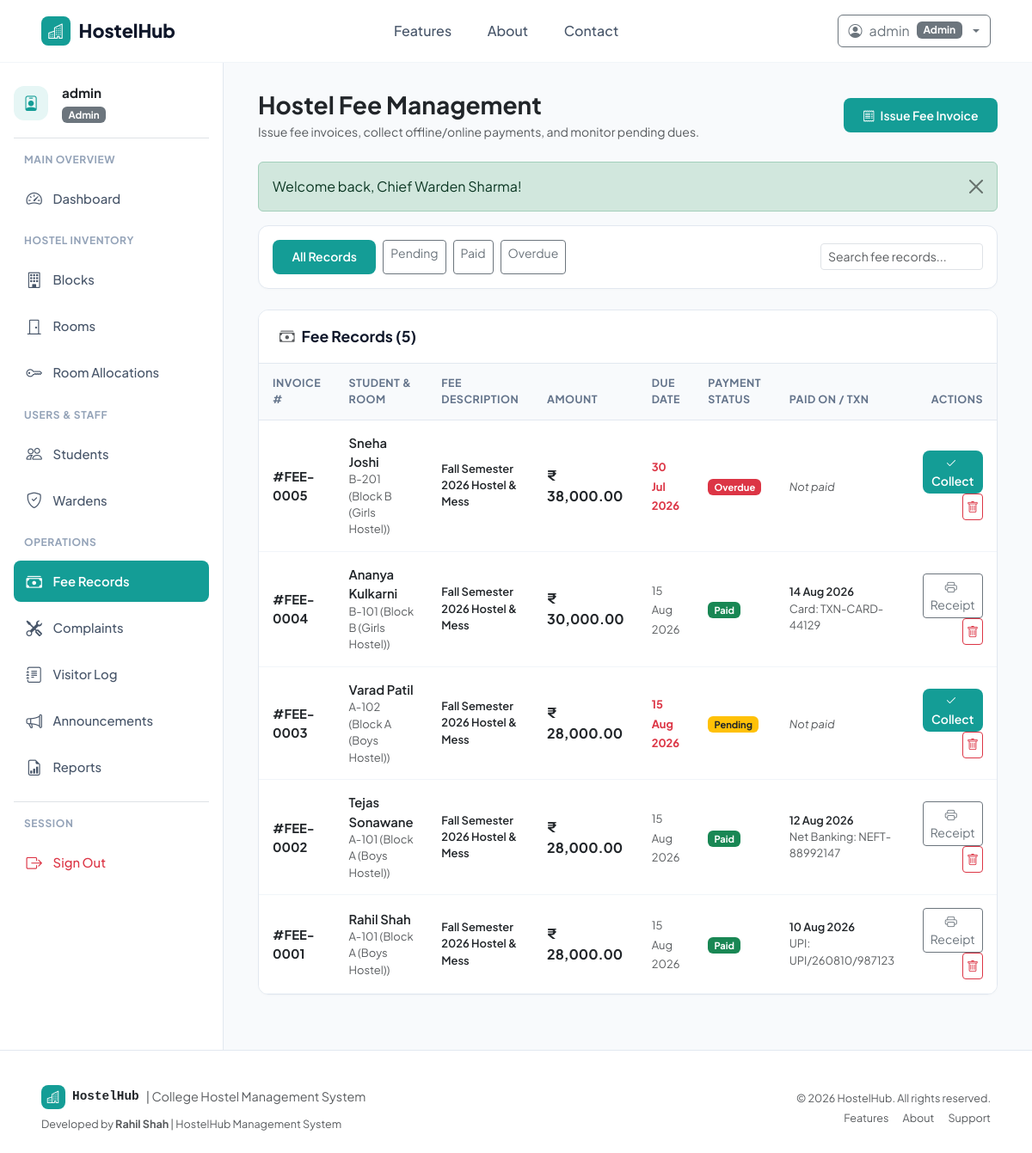
The app's page /admin/fees.php (signed in) with its own data.
### tables this page shows
CREATE TABLE `fees` (
    `FeeID` INT AUTO_INCREMENT PRIMARY KEY,
    `StudentID` INT NOT NULL,
    `Title` VARCHAR(100) NOT NULL DEFAULT 'Hostel & Mess Fee',
    `DueDate` DATE NOT NULL,
    `Amount` DECIMAL(10,2) NOT NULL,
    `PaidDate` DATE NULL,
    `PaymentMethod` ENUM('Cash', 'UPI', 'Net Banking', 'Card') NULL,
    `TransactionRef` VARCHAR(100) NULL,
    `Status` ENUM('Pending', 'Paid', 'Overdue') NOT NULL DEFAULT 'Pending',
    `CreatedAt` TIMESTAMP DEFAULT CURRENT_TIMESTAMP,
    FOREIGN KEY (`StudentID`) REFERENCES `students`(`StudentID`) ON DELETE CASCADE
);

CREATE TABLE `students` (
    `StudentID` INT AUTO_INCREMENT PRIMARY KEY,
    `Name` VARCHAR(100) NOT NULL,
    `Email` VARCHAR(100) NOT NULL UNIQUE,
    `Phone` VARCHAR(20) NOT NULL,
    `Gender` ENUM('Male', 'Female', 'Other') NOT NULL,
    `Course` VARCHAR(100) NOT NULL,
    `Year` INT NOT NULL DEFAULT 1,
    `EmergencyContact` VARCHAR(100) NOT NULL,
    `EmergencyPhone` VARCHAR(20) NOT NULL,
    `Address` TEXT NULL,
    `RoomID` INT NULL,
    `CreatedAt` TIMESTAMP DEFAULT CURRENT_TIMESTAMP,
    FOREIGN KEY (`RoomID`) REFERENCES `rooms`(`RoomID`) ON DELETE SET NULL
);

CREATE TABLE `rooms` (
    `RoomID` INT AUTO_INCREMENT PRIMARY KEY,
    `RoomNumber` VARCHAR(20) NOT NULL,
    `Type` VARCHAR(50) NOT NULL DEFAULT 'Double',
    `Capacity` INT NOT NULL DEFAULT 2,
    `Occupied` INT NOT NULL DEFAULT 0,
    `FeePerSemester` DECIMAL(10,2) NOT NULL DEFAULT 25000.00,
    `Status` ENUM('Available', 'Full', 'Maintenance') NOT NULL DEFAULT 'Available',
    `BlockID` INT NOT NULL,
    `CreatedAt` TIMESTAMP DEFAULT CURRENT_TIMESTAMP,
    FOREIGN KEY (`BlockID`) REFERENCES `blocks`(`BlockID`) ON DELETE CASCADE,
    UNIQUE KEY `unique_block_room` (`BlockID`, `RoomNumber`)
);

CREATE TABLE `blocks` (
    `BlockID` INT AUTO_INCREMENT PRIMARY KEY,
    `BlockName` VARCHAR(50) NOT NULL UNIQUE,
    `Gender` ENUM('Boys', 'Girls', 'Coed') NOT NULL,
    `Description` VARCHAR(255) NULL,
    `CreatedAt` TIMESTAMP DEFAULT CURRENT_TIMESTAMP
);

### admin/fees.php (the view, shortened to what this page needs)
<?php
require_once __DIR__ . '/../config/database.php';
require_once __DIR__ . '/../includes/helpers.php';
$pdo->query("UPDATE fees SET Status = 'Overdue' WHERE Status = 'Pending' AND DueDate < CURDATE()");
$filterStatus = $_GET['status'] ?? '';
$where = "1=1";
$params = [];
$fees = $pdo->prepare("
    SELECT
        f.*,
        s.Name as StudentName, s.Email, s.Phone,
        r.RoomNumber, b.BlockName
    FROM fees f
    JOIN students s ON f.StudentID = s.StudentID
    LEFT JOIN rooms r ON s.RoomID = r.RoomID
    LEFT JOIN blocks b ON r.BlockID = b.BlockID
    WHERE {$where}
    ORDER BY f.FeeID DESC
");
$fees->execute($params);
$feeList = $fees->fetchAll();
require_once __DIR__ . '/../includes/header.php';
?>
<div class="dashboard-container">
    <?php require_once __DIR__ . '/../includes/sidebar.php'; ?>
    <main class="main-content">
        <div class="d-flex flex-wrap justify-content-between align-items-center mb-4 gap-3">
            <div>
                <h3 class="fw-bold text-dark mb-1">Hostel Fee Management</h3>
                <p class="text-muted small mb-0">Issue fee invoices, collect offline/online payments, and monitor pending dues.</p>
            </div>
            <button class="btn btn-teal btn-sm" data-bs-toggle="modal" data-bs-target="#createFeeModal">
                <i class="bi bi-receipt me-1"></i> Issue Fee Invoice
            </button>
        </div>
        <?php display_flash(); ?>
        <div class="content-card mb-4">
            <div class="p-3 d-flex flex-wrap align-items-center justify-content-between gap-3">
                <div class="d-flex gap-2">
                    <a href="fees.php" class="btn btn-sm <?= empty($filterStatus) ? 'btn-teal' : 'btn-outline-secondary' ?>">All Records</a>
                    <a href="fees.php?status=Pending" class="btn btn-sm <?= $filterStatus === 'Pending' ? 'btn-warning text-dark' : 'btn-outline-secondary' ?>">Pending</a>
                    <a href="fees.php?status=Paid" class="btn btn-sm <?= $filterStatus === 'Paid' ? 'btn-success' : 'btn-outline-secondary' ?>">Paid</a>
                    <a href="fees.php?status=Overdue" class="btn btn-sm <?= $filterStatus === 'Overdue' ? 'btn-danger' : 'btn-outline-secondary' ?>">Overdue</a>
                </div>
                <div style="max-width: 250px;">
                    <input type="text" class="form-control form-control-sm" placeholder="Search fee records..." data-table-search="#feesTable">
                </div>
            </div>
        </div>
        <div class="content-card">
            <div class="content-card-header">
                <h6 class="content-card-title"><i class="bi bi-cash-stack me-2 text-muted"></i>Fee Records (<?= count($feeList) ?>)</h6>
            </div>
            <div class="table-responsive">
                <table class="table table-custom align-middle" id="feesTable">
                    <thead>
                        <tr>
                            <th>Invoice #</th>
                            <th>Student & Room</th>
                            <th>Fee Description</th>
                            <th>Amount</th>
                            <th>Due Date</th>
                            <th>Payment Status</th>
                            <th>Paid On / Txn</th>
                            <th class="text-end">Actions</th>
                        </tr>
                    </thead>
                    <tbody>
                        <?php if (empty($feeList)): ?>
                            <tr><td colspan="8" class="text-center py-4 text-muted">No fee records found.</td></tr>
                        <?php else: ?>
                            <?php foreach ($feeList as $f): ?>
                                <tr>
                                    <td>
                                        <span class="fw-bold text-dark">#FEE-<?= str_pad($f['FeeID'], 4, '0', STR_PAD_LEFT) ?></span>
                                    </td>
                                    <td>
                                        <div class="fw-semibold text-dark"><?= htmlspecialchars($f['StudentName']) ?></div>
                                        <div class="small text-muted"><?= htmlspecialchars($f['RoomNumber'] ?? 'No room') ?> (<?= htmlspecialchars($f['BlockName'] ?? '-') ?>)</div>
                                    </td>
                                    <td>
                                        <div class="text-dark small fw-semibold"><?= htmlspecialchars($f['Title']) ?></div>
                                    </td>
                                    <td>
                                        <div class="fw-bold text-dark fs-6"><?= format_currency($f['Amount']) ?></div>
                                    </td>
                                    <td>
                                        <span class="small <?= (strtotime($f['DueDate']) < time() && $f['Status'] !== 'Paid') ? 'text-danger fw-bold' : 'text-muted' ?>">
                                            <?= format_date($f['DueDate']) ?>
                                        </span>
                                    </td>
                                    <td><?= get_status_badge($f['Status']) ?></td>
                                    <td>
                                        <?php if ($f['Status'] === 'Paid'): ?>
                                            <div class="small text-dark fw-semibold"><?= format_date($f['PaidDate']) ?></div>
                                            <div class="small text-muted"><?= htmlspecialchars($f['PaymentMethod'] ?? '') ?>: <?= htmlspecialchars($f['TransactionRef'] ?? 'N/A') ?></div>
                                        <?php else: ?>
                                            <span class="text-muted small fst-italic">Not paid</span>
                                        <?php endif; ?>
                                    </td>
                                    <td class="text-end">
                                        <?php if ($f['Status'] !== 'Paid'): ?>
                                            <button class="btn btn-sm btn-teal py-1 px-2"
                                                    data-bs-toggle="modal"
                                                    data-bs-target="#recordPaymentModal"
                                                    data-id="<?= $f['FeeID'] ?>"
                                                    data-student="<?= htmlspecialchars($f['StudentName']) ?>"
                                                    data-title="<?= htmlspecialchars($f['Title']) ?>"
                                                    data-amount="<?= $f['Amount'] ?>">
                                                <i class="bi bi-check2 me-1"></i>Collect
                                            </button>
                                        <?php else: ?>
                                            <button class="btn btn-sm btn-outline-secondary py-1 px-2"
                                                    data-bs-toggle="modal"
                                                    data-bs-target="#receiptModal"
                                                    data-id="<?= str_pad($f['FeeID'], 4, '0', STR_PAD_LEFT) ?>"
                                                    data-student="<?= htmlspecialchars($f['StudentName']) ?>"
                                                    data-title="<?= htmlspecialchars($f['Title']) ?>"
                                                    data-amount="<?= format_currency($f['Amount']) ?>"
                                                    data-date="<?= format_date($f['PaidDate']) ?>"
                                                    data-method="<?= htmlspecialchars($f['PaymentMethod'] ?? 'N/A') ?>"
                                                    data-ref="<?= htmlspecialchars($f['TransactionRef'] ?? 'N/A') ?>">
                                                <i class="bi bi-printer me-1"></i>Receipt
                                            </button>
                                        <?php endif; ?>
                                        <form method="POST" action="fees.php" class="d-inline" onsubmit="return confirm('Delete this fee entry?');">
                                            <button type="submit" class="btn btn-sm btn-outline-danger p-1 ms-1">
                                                <i class="bi bi-trash"></i>
                                            </button>
                                        </form>
                                    </td>
                                </tr>
                            <?php endforeach; ?>
                        <?php endif; ?>
                    </tbody>
                </table>
            </div>
        </div>
    </main>
</div>
<?php require_once __DIR__ . '/../includes/footer.php'; ?>

### includes/helpers.php (shortened to what this page needs)
<?php
function display_flash(): void {
    if (!empty($_SESSION['flash'])) {
        $type = htmlspecialchars($_SESSION['flash']['type']);
        $message = htmlspecialchars($_SESSION['flash']['message']);
        echo '<div class="alert alert-' . $type . ' alert-dismissible fade show" role="alert">
                ' . $message . '
                <button type="button" class="btn-close" data-bs-dismiss="alert" aria-label="Close"></button>
              </div>';
    }
}
function format_currency(float|int|string $amount): string {
    return '₹ ' . number_format((float)$amount, 2);
}
function format_date(?string $datetime, bool $includeTime = false): string {
    $ts = strtotime($datetime);
    return date($includeTime ? 'd M Y, h:i A' : 'd M Y', $ts);
}
function get_status_badge(string $status): string {
    $normalized = strtolower(trim($status));
    $badgeClass = match ($normalized) {
        'active', 'paid', 'resolved', 'checked in', 'available' => 'bg-success',
        'pending', 'in progress', 'double', 'triple'           => 'bg-warning text-dark',
        'overdue', 'rejected', 'full', 'inactive'              => 'bg-danger',
        'maintenance', 'vacated', 'transferred', 'checked out' => 'bg-secondary',
        default                                                => 'bg-info text-dark'
    };
    return '<span class="badge ' . $badgeClass . '">' . htmlspecialchars($status) . '</span>';
}

### assets/css/style.css (style rules this page uses)
:root { --primary-teal: #149d96; --primary-teal-hover: #0f827c; --primary-teal-light: #e6f6f5; --primary-teal-border: #b2e4e1; --text-dark: #0f172a; --text-muted: #64748b; --bg-light: #f8fafc; --bg-card: #ffffff; --border-color: #e2e8f0; --sidebar-width: 260px; }
html, body { max-width: 100%; overflow-x: hidden; }
body { font-family: 'Plus Jakarta Sans', 'Inter', -apple-system, BlinkMacSystemFont, "Segoe UI", Roboto, sans-serif; color: var(--text-dark); background-color: var(--bg-light); min-height: 100vh; display: flex; flex-direction: column; }
.btn-teal { background-color: var(--primary-teal); color: #ffffff !important; border: none; font-weight: 600; padding: 0.6rem 1.4rem; border-radius: 8px; transition: all 0.2s ease-in-out; }
.dashboard-container { display: flex; min-height: calc(100vh - 70px); }
.main-content { flex-grow: 1; padding: 2rem 2.5rem; background-color: var(--bg-light); overflow-x: hidden; }
.content-card { background: #ffffff; border: 1px solid var(--border-color); border-radius: 12px; box-shadow: 0 1px 3px rgba(0,0,0,0.02); margin-bottom: 2rem; overflow: hidden; }
.content-card-header { padding: 1.25rem 1.5rem; border-bottom: 1px solid var(--border-color); display: flex; align-items: center; justify-content: space-between; background-color: #ffffff; }
.content-card-title { font-size: 1.1rem; font-weight: 700; margin: 0; color: #0f172a; }
.table-custom { margin-bottom: 0; }
.table-custom th { font-size: 0.78rem; text-transform: uppercase; letter-spacing: 0.04em; color: #64748b; background-color: #f8fafc; border-bottom: 1px solid #e2e8f0; padding: 0.85rem 1rem; }
.table-custom td { padding: 0.95rem 1rem; vertical-align: middle; border-bottom: 1px solid #f1f5f9; font-size: 0.925rem; }

### records on screen
fees: FeeID "0005", StudentID.Name "Sneha Joshi", rooms.RoomNumber "B-201", blocks.BlockName "Block B (Girls Hostel)", Title "Fall Semester 2026 Hostel & Mess", Amount "₹ 38,000.00", DueDate "30 Jul 2026", Status "Overdue", shows "Not paid"
fees: FeeID "0004", StudentID.Name "Ananya Kulkarni", rooms.RoomNumber "B-101", blocks.BlockName "Block B (Girls Hostel)", Title "Fall Semester 2026 Hostel & Mess", Amount "₹ 30,000.00", DueDate "15 Aug 2026", Status "Paid", PaidDate "14 Aug 2026", PaymentMethod "Card", TransactionRef "TXN-CARD-44129"
fees: FeeID "0003", StudentID.Name "Varad Patil", rooms.RoomNumber "A-102", blocks.BlockName "Block A (Boys Hostel)", Title "Fall Semester 2026 Hostel & Mess", Amount "₹ 28,000.00", DueDate "15 Aug 2026", Status "Pending", shows "Not paid"
fees: FeeID "0002", StudentID.Name "Tejas Sonawane", rooms.RoomNumber "A-101", blocks.BlockName "Block A (Boys Hostel)", Title "Fall Semester 2026 Hostel & Mess", Amount "₹ 28,000.00", DueDate "15 Aug 2026", Status "Paid", PaidDate "12 Aug 2026", PaymentMethod "Net Banking", TransactionRef "NEFT-88992147"
fees: FeeID "0001", StudentID.Name "Rahil Shah", rooms.RoomNumber "A-101", blocks.BlockName "Block A (Boys Hostel)", Title "Fall Semester 2026 Hostel & Mess", Amount "₹ 28,000.00", DueDate "15 Aug 2026", Status "Paid", PaidDate "10 Aug 2026", PaymentMethod "UPI", TransactionRef "UPI/260810/987123"

### other values on screen
$currentUser['Username'] "admin"
$currentUser['Role'] "Admin"
$_SESSION['user']['Username'] "admin"
$role "Admin"
$message "Welcome back, Chief Warden Sharma!"
count($feeList) "5"
APP_NAME "HostelHub"
APP_TITLE "College Hostel Management System"
